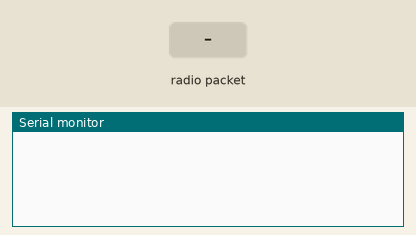
Simulated run of this sketch. Board: Arduino Uno, built with avr-gcc and run on an emulated ATmega328P. On the bench: the last lines printed to the serial monitor. The test bench sets the inputs (shaded band). No radio packets arrive unless stated.

Above: at 1.2 s.
1.3 s: radio packet "1" arrives
At 2.2 s:
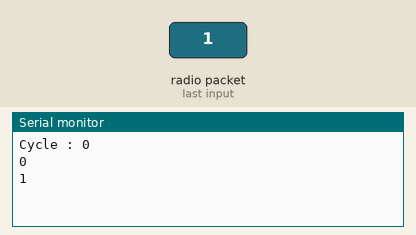
2.8 s: radio packet "2" arrives
At 4.2 s:
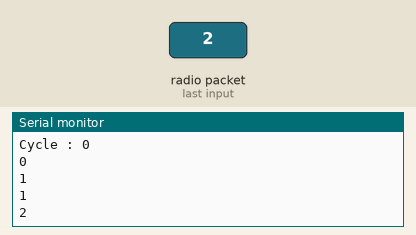
Timing chart, 0 to 5.8 s (numbered marks = the images above; inputs shaded):
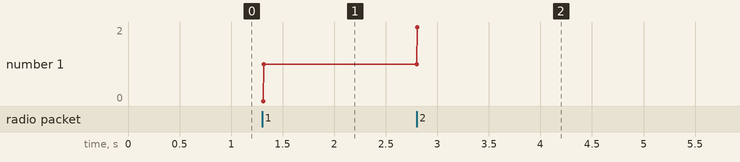

Measured:
- after the input at 1.3 s, the serial monitor: prints a new line at once (image 1)
- after the input at 2.8 s, the serial monitor: prints a new line at once (image 2)
- plotted number 1: 1 → 2 after the input at 2.8 s

The sketch:

receptionBoard.ino
```cpp
#include <RH_ASK.h>
#include <SPI.h>
RH_ASK rf_driver;
static long count=0;
static long count2=0;
void setup() {
  // put your setup code here, to run once:
rf_driver.init();
Serial.begin(9600);
}
void loop() {
  // put your main code here, to run repeatedly:
  uint8_t buf[21];
  uint8_t buflen = sizeof(buf);
  if (rf_driver.recv(buf, &buflen))
    {
      if(count%4==0){
      Serial.print("Cycle : ");
      Serial.println(count/4);}
      Serial.println(count2);
      count=count+1;
      count2=count2+1;
//      float time1=count2*0.42;
//      float dist=time1*(70/3.4);
//      Serial.print(dist);
//      Serial.print(" cm: ");
      Serial.println((char*)buf);
    }
 }
```
